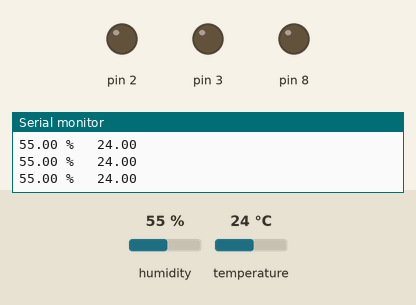
The sketch below on a simulated Arduino Uno, built with avr-gcc and run on an emulated ATmega328P. Shown: output pins drawn as LEDs (lit = HIGH), the last lines printed to the serial monitor. Inputs (shaded band) come from the test bench; at power-on: temperature 24 °C, humidity 55 %.

Above: at 2.8 s.
2.9 s: temperature set to 31.1 °C
5.6 s: temperature set to 32.7 °C
At 6.7 s:
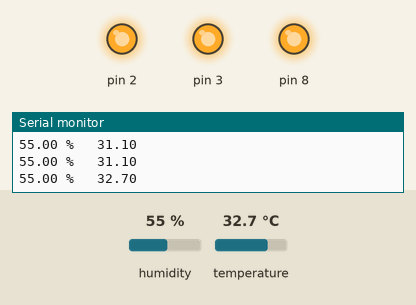
8.3 s: temperature set to 12 °C
At 11.2 s:
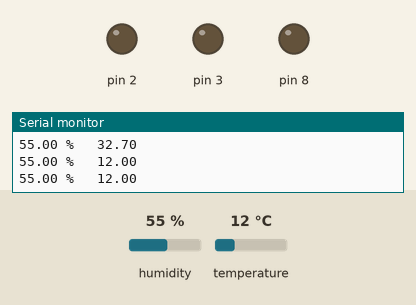
11.5 s: temperature set to 33 °C
At 13.2 s:
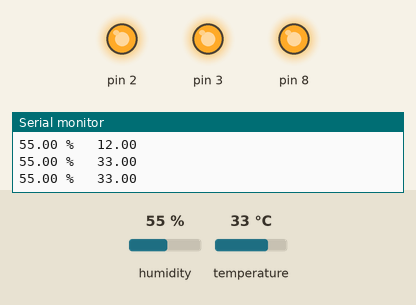
Timing chart, 0 to 14.7 s (numbered marks = the images above; inputs shaded):
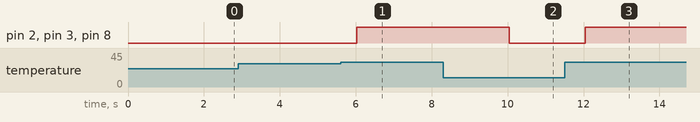

Measured:
- the behaviour switches between 31.9 and 32 °C on temperature (found by bisection; images 0 and 1)
- after the input at 5.6 s, pin 2, pin 3, pin 8: LOW → HIGH after 0.43 s
- after the input at 8.3 s, pin 2, pin 3, pin 8: HIGH → LOW after 1.7 s
- after the input at 11.5 s, pin 2, pin 3, pin 8: LOW → HIGH after 0.55 s

The sketch:

Lab_DHT_25_1_60.ino
```cpp
#include "DHT.h"
#define DHTPIN 9
DHT dht(DHTPIN, DHT22, 15);


void setup() {

  pinMode(8, OUTPUT);
  pinMode(2, OUTPUT);
  pinMode(3, OUTPUT);
  Serial.begin(9600);
  dht.begin();

}

void loop() {


  float h = dht.readHumidity();
  float t = dht.readTemperature();
  if (isnan(h) || isnan(t)) {
    Serial.println("Fail");
    return;
  }
  Serial.print(h);
  Serial.print(" % \t");
  Serial.println(t);//พิมพ์ค่าอุณหภูมิ

  if (t >= 32) {
    digitalWrite(8, HIGH);
    digitalWrite(2, HIGH);
    digitalWrite(3, HIGH);
  }
  else {
    digitalWrite(8, LOW);
    digitalWrite(2, LOW);
    digitalWrite(3, LOW);
  }

  delay(1000);
}
```
